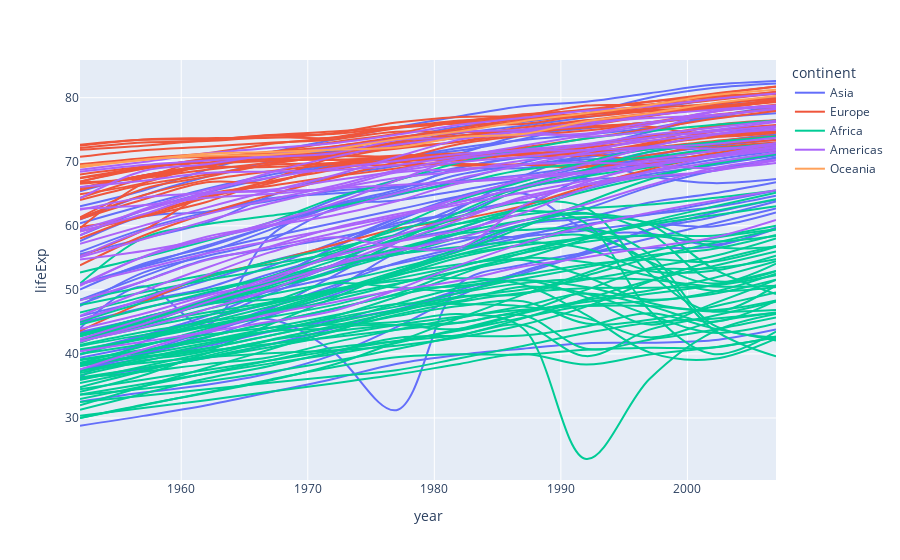

The cell this chart's notebook holds for it:
### Code cell
# Courbe sur l'espérance de vie au Canada
px.line(
    gapminder,
    x='year',
    y='lifeExp',
    hover_name='country',
    color='continent',
    line_group='country',
    line_shape='spline',
    render_mode='sgv'
)
